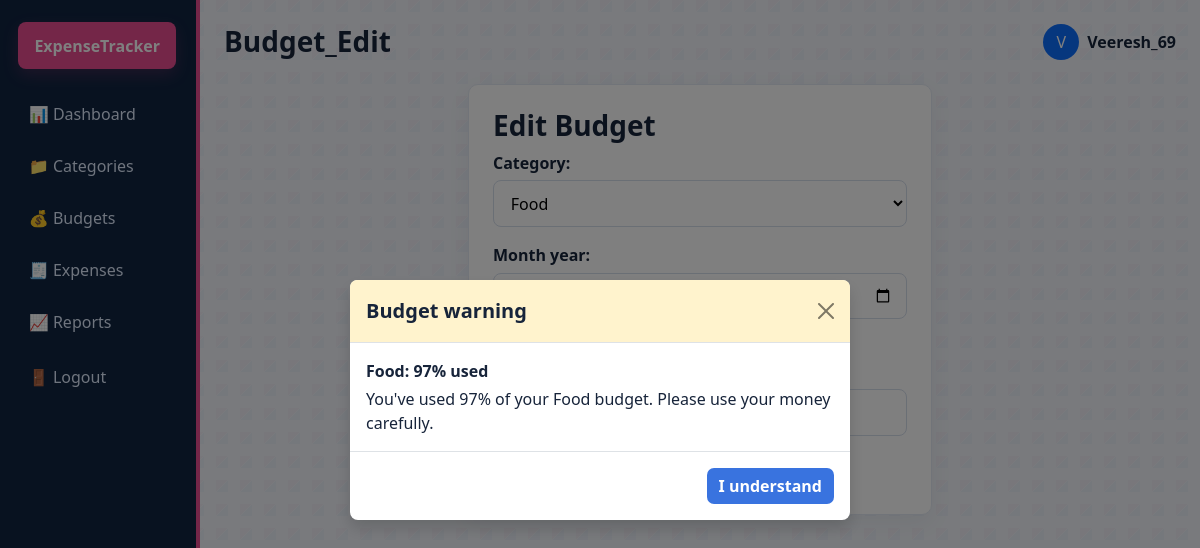
/budgets/2/edit/ (signed in), run on the app's committed database.
### tracker/models.py (models this page shows, shortened)
class Budget(models.Model):
    user = models.ForeignKey(settings.AUTH_USER_MODEL, on_delete=models.CASCADE, related_name='budgets')
    category = models.ForeignKey(Category, on_delete=models.CASCADE, related_name='budgets')
    month_year = models.CharField(max_length=7)
    monthly_limit = models.DecimalField(max_digits=10, decimal_places=2)
    created_at = models.DateTimeField(auto_now_add=True)
    class Meta:
        ordering = ['-month_year', 'category__name']
        unique_together = ('user', 'category', 'month_year')
    @property
    def current_spent(self):
        if hasattr(self, '_current_spent_override'):
            return self._current_spent_override
        year, month = map(int, self.month_year.split('-'))
        total = Expense.objects.filter(
            user=self.user,
            category=self.category,
            date__year=year,
            date__month=month,
        ).aggregate(total=Sum('amount'))['total'] or Decimal('0.00')
        return total
    def calculate_usage_ratio(self):
        if self.monthly_limit == 0:
            return Decimal('0.00')
        ratio = self.current_spent / self.monthly_limit
        return ratio.quantize(Decimal('0.01'), rounding=ROUND_HALF_UP)
    def alert_level(self):
        ratio = self.calculate_usage_ratio()
        if ratio >= Decimal('1.00'):
            return 'danger'
        if ratio >= Decimal('0.80'):
            return 'warning'
        return 'normal'

class Category(models.Model):
    user = models.ForeignKey(settings.AUTH_USER_MODEL, on_delete=models.CASCADE, related_name='categories')
    name = models.CharField(max_length=100)
    description = models.TextField(blank=True)
    created_at = models.DateTimeField(auto_now_add=True)
    class Meta:
        ordering = ['name']
    def __str__(self):
        return self.name

### tracker/views.py (the view)
# urls.py: path('budgets/<int:pk>/edit/', views.budget_edit, name='budget_edit'),
@login_required
def budget_edit(request, pk):
    budget = get_object_or_404(Budget, pk=pk, user=request.user)
    if request.method == 'POST':
        form = BudgetForm(request.user, request.POST, instance=budget)
        if form.is_valid():
            budget = form.save(commit=False)
            budget.user = request.user
            budget.save()
            messages.success(request, 'Budget updated successfully.')
            return redirect('budgets')
    else:
        form = BudgetForm(request.user, instance=budget)
    return render(request, 'tracker/budget_form.html', {'form': form, 'budget': budget})

### tracker/forms.py (shortened to what this page needs)
class BudgetForm(forms.ModelForm):
    month_year = forms.CharField(
        max_length=7,
        help_text='Use YYYY-MM format.',
        widget=forms.DateInput(attrs={'type': 'month'})
    )
    class Meta:
        model = Budget
        fields = ['category', 'month_year', 'monthly_limit']
        widgets = {
            'monthly_limit': forms.NumberInput(attrs={'step': '0.01', 'min': '0.01'}),
        }
    def __init__(self, user, *args, **kwargs):
        super().__init__(*args, **kwargs)
        self.user = user
        self.fields['category'].queryset = Category.objects.filter(user=user)

### templates/tracker/budget_form.html (shortened to what this page needs)
{% extends 'tracker/base.html' %}
{% block content %}
<div class="row justify-content-center">
    <div class="col-md-6">
        <div class="app-card p-4">
            <h3>Edit Budget</h3>
            <form method="post">
                {{ form.as_p }}
                <div class="d-flex gap-2">
                    <button type="submit" class="btn btn-primary">Update</button>
                    <a href="{% url 'budgets' %}" class="btn btn-secondary">Cancel</a>
                </div>
            </form>
        </div>
    </div>
</div>
{% endblock %}

### templates/tracker/base.html (shortened to what this page needs)
<!DOCTYPE html>
<html lang="en">
<head>
    <link href="https://cdn.jsdelivr.net/npm/bootstrap@5.3.3/dist/css/bootstrap.min.css" rel="stylesheet">
</head>
<body>
    {% if user.is_authenticated %}
    <div class="container-fluid">
        <div class="row">
            <aside class="col-lg-2 sidebar">
                <div class="brand-pink">ExpenseTracker</div>
                <nav class="d-flex flex-column">
                    <a class="nav-pill {% if request.resolver_match.url_name == 'dashboard' %}active{% endif %}" href="{% url 'dashboard' %}">📊 Dashboard</a>
                    <a class="nav-pill {% if request.resolver_match.url_name == 'categories' %}active{% endif %}" href="{% url 'categories' %}">📁 Categories</a>
                    <a class="nav-pill {% if request.resolver_match.url_name == 'budgets' %}active{% endif %}" href="{% url 'budgets' %}">💰 Budgets</a>
                    <a class="nav-pill {% if request.resolver_match.url_name == 'expenses' %}active{% endif %}" href="{% url 'expenses' %}">🧾 Expenses</a>
                    <a class="nav-pill {% if request.resolver_match.url_name == 'reports' %}active{% endif %}" href="{% url 'reports' %}">📈 Reports</a>
                    <form method="post" action="{% url 'logout' %}">
                        <button class="nav-pill border-0 bg-transparent w-100 text-start" type="submit">🚪 Logout</button>
                    </form>
                </nav>
            </aside>
            <main class="col-lg-10 px-4 py-4">
                <div class="d-flex justify-content-between align-items-center mb-4">
                    <div>
                        <h3 class="mb-0">{{ request.resolver_match.url_name|title }}</h3>
                    </div>
                    <div class="d-flex align-items-center gap-2">
                        <div class="rounded-circle bg-primary text-white d-flex align-items-center justify-content-center" style="width: 36px; height:36px;">{{ user.username|slice:':1'|upper }}</div>
                        <span class="fw-semibold">{{ user.username }}</span>
                    </div>
                </div>
    {% endif %}
    {% block content %}{% endblock %}
    {% if user.is_authenticated %}
            </main>
        </div>
    </div>
    {% else %}
        </div>
    {% endif %}
    {% if user.is_authenticated and budget_alerts %}
    <div class="modal fade" id="budgetAlertModal" tabindex="-1" aria-labelledby="budgetAlertTitle" aria-hidden="true">
        <div class="modal-dialog modal-dialog-centered">
            <div class="modal-content border-0 shadow">
                <div class="modal-header {% if budget_alerts.0.alert_level == 'danger' %}bg-danger-subtle{% else %}bg-warning-subtle{% endif %}">
                    <h2 class="modal-title fs-5" id="budgetAlertTitle">Budget warning</h2>
                    <button type="button" class="btn-close" data-bs-dismiss="modal" aria-label="Close"></button>
                </div>
                <div class="modal-body">
                    {% for alert in budget_alerts %}
                    <div class="{% if not forloop.first %}border-top pt-3 mt-3{% endif %}">
                        <p class="fw-semibold mb-1">{{ alert.category }}: {{ alert.usage_percent|floatformat:0 }}% used</p>
                        <p class="mb-0">You've used {{ alert.usage_percent|floatformat:0 }}% of your {{ alert.category }} budget. Please use your money carefully.</p>
                    </div>
                    {% endfor %}
                </div>
                <div class="modal-footer">
                    <button type="button" class="btn btn-primary" data-bs-dismiss="modal">I understand</button>
                </div>
            </div>
        </div>
    </div>
    {% endif %}
</body>
</html>

### templates/tracker/base.html (style rules this page uses)
:root { --ink: #17243a; --muted: #64748b; --navy: #102441; --navy-light: #1b365d; --rose: #e84d91; --rose-light: #fff0f6; --blue: #3973df; --blue-light: #edf4ff; --teal: #13a891; --teal-light: #e6faf5; --gold: #e6a52e; --gold-light: #fff7e5; --line: #e3e9f2; --paper: #ffffff; }
* { box-sizing: border-box; }
body { min-height: 100vh; background-color: #f2f5fa; background-image: linear-gradient(135deg, rgba(232, 77, 145, 0.035) 25%, transparent 25%), linear-gradient(315deg, rgba(57, 115, 223, 0.035) 25%, transparent 25%); background-position: 0 0, 12px 12px; background-size: 24px 24px; font-family: "Segoe UI", sans-serif; color: var(--ink); }
h1, h2, h3, h4, h5, h6 { color: var(--ink); font-weight: 700; }
a { color: var(--blue); }
.brand-pink { background: var(--rose); color: white; border-radius: 8px; padding: 0.7rem 1rem; font-weight: 700; display: inline-block; letter-spacing: 0; box-shadow: 0 6px 16px rgba(232, 77, 145, 0.2); }
.sidebar { background: var(--navy); min-height: 100vh; color: white; padding: 1.4rem 0.9rem; border-right: 4px solid var(--rose); }
.sidebar .brand-pink { margin: 0 0 1.4rem 0.25rem !important; }
.nav-pill { display: flex; align-items: center; gap: 0.75rem; padding: 0.7rem 0.9rem; border-radius: 7px; color: #dfeafc; text-decoration: none; margin-bottom: 0.35rem; font-weight: 500; transition: background-color 150ms ease, color 150ms ease, transform 150ms ease; }
.sidebar form { margin-top: 0.2rem; }
.app-card { border: 1px solid var(--line); border-radius: 10px; box-shadow: 0 8px 24px rgba(23, 36, 58, 0.055); background: var(--paper); }
form p > input, form p > select, form p > textarea, form p > .form-control, form p > .form-select { width: 100%; border: 1px solid #d5deeb; border-radius: 8px; padding: 0.65rem 0.8rem; background-color: #fff; }
form p > label { display: block; margin-bottom: 0.35rem; font-weight: 600; }
.btn-primary { background: var(--blue); border: none; }
.btn { border-radius: 7px; font-weight: 650; }

### data on the page
Budget: category "Food"
Category: category "Food", category "Food"

### other printed values
{{ request.resolver_match.url_name|title }} "Budget_Edit"
{{ user.username|slice:':1'|upper }} "V"
{{ user.username }} "Veeresh_69"
{{ alert.usage_percent|floatformat:0 }} "97"
